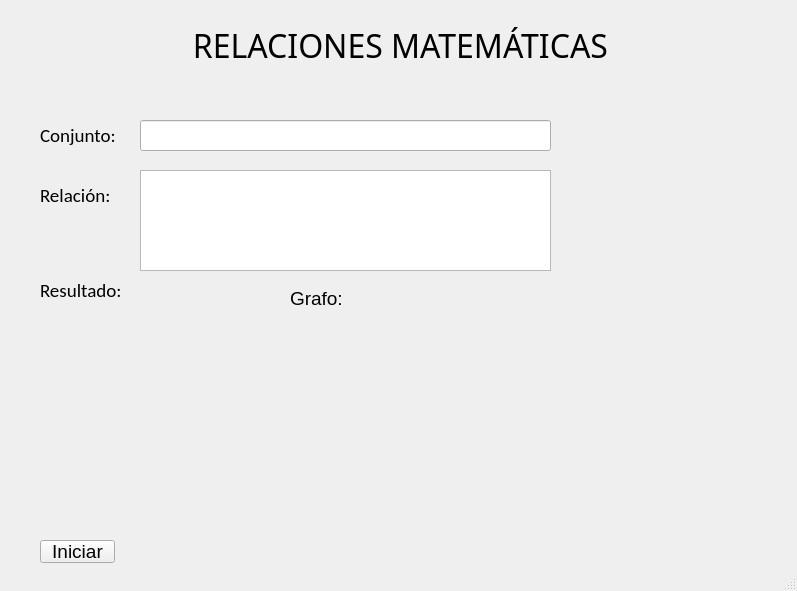
<?xml version="1.0" encoding="UTF-8"?>
<ui version="4.0">
 <class>MainWindow</class>
 <widget class="QMainWindow" name="MainWindow">
  <property name="geometry">
   <rect>
    <x>0</x>
    <y>0</y>
    <width>797</width>
    <height>591</height>
   </rect>
  </property>
  <property name="windowTitle">
   <string>MainWindow</string>
  </property>
  <widget class="QWidget" name="centralwidget">
   <widget class="QLabel" name="background">
    <property name="geometry">
     <rect>
      <x>0</x>
      <y>0</y>
      <width>791</width>
      <height>581</height>
     </rect>
    </property>
    <property name="text">
     <string/>
    </property>
    <property name="pixmap">
     <pixmap>../../Pictures/minimalistas/tree.jpg</pixmap>
    </property>
    <property name="scaledContents">
     <bool>true</bool>
    </property>
   </widget>
   <widget class="QLabel" name="title">
    <property name="geometry">
     <rect>
      <x>140</x>
      <y>20</y>
      <width>521</width>
      <height>51</height>
     </rect>
    </property>
    <property name="font">
     <font>
      <family>Calibri Light</family>
      <pointsize>24</pointsize>
     </font>
    </property>
    <property name="text">
     <string>RELACIONES MATEMÁTICAS</string>
    </property>
    <property name="alignment">
     <set>Qt::AlignCenter</set>
    </property>
   </widget>
   <widget class="QLabel" name="conjunto">
    <property name="geometry">
     <rect>
      <x>40</x>
      <y>120</y>
      <width>101</width>
      <height>31</height>
     </rect>
    </property>
    <property name="font">
     <font>
      <family>Calibri</family>
      <pointsize>14</pointsize>
     </font>
    </property>
    <property name="text">
     <string>Conjunto: </string>
    </property>
   </widget>
   <widget class="QLabel" name="relacion">
    <property name="geometry">
     <rect>
      <x>40</x>
      <y>180</y>
      <width>101</width>
      <height>31</height>
     </rect>
    </property>
    <property name="font">
     <font>
      <family>Calibri</family>
      <pointsize>14</pointsize>
     </font>
    </property>
    <property name="text">
     <string>Relación:</string>
    </property>
   </widget>
   <widget class="QLineEdit" name="entrada_conjunto">
    <property name="geometry">
     <rect>
      <x>140</x>
      <y>120</y>
      <width>411</width>
      <height>31</height>
     </rect>
    </property>
   </widget>
   <widget class="QTextEdit" name="entrada_relacion">
    <property name="geometry">
     <rect>
      <x>140</x>
      <y>170</y>
      <width>411</width>
      <height>101</height>
     </rect>
    </property>
   </widget>
   <widget class="QLabel" name="resultado">
    <property name="geometry">
     <rect>
      <x>40</x>
      <y>280</y>
      <width>91</width>
      <height>21</height>
     </rect>
    </property>
    <property name="font">
     <font>
      <family>Calibri</family>
      <pointsize>14</pointsize>
     </font>
    </property>
    <property name="text">
     <string>Resultado:</string>
    </property>
   </widget>
   <widget class="QLabel" name="salida_relacion">
    <property name="geometry">
     <rect>
      <x>20</x>
      <y>310</y>
      <width>151</width>
      <height>211</height>
     </rect>
    </property>
    <property name="font">
     <font>
      <family>Calibri</family>
      <pointsize>12</pointsize>
     </font>
    </property>
    <property name="text">
     <string/>
    </property>
   </widget>
   <widget class="QLabel" name="grafo">
    <property name="geometry">
     <rect>
      <x>290</x>
      <y>290</y>
      <width>61</width>
      <height>16</height>
     </rect>
    </property>
    <property name="font">
     <font>
      <pointsize>14</pointsize>
     </font>
    </property>
    <property name="text">
     <string>Grafo:</string>
    </property>
   </widget>
   <widget class="QLabel" name="salida_grafo">
    <property name="geometry">
     <rect>
      <x>270</x>
      <y>320</y>
      <width>301</width>
      <height>261</height>
     </rect>
    </property>
    <property name="font">
     <font>
      <family>Calibri</family>
      <pointsize>12</pointsize>
     </font>
    </property>
    <property name="text">
     <string/>
    </property>
   </widget>
   <widget class="QPushButton" name="iniciar">
    <property name="geometry">
     <rect>
      <x>40</x>
      <y>540</y>
      <width>75</width>
      <height>23</height>
     </rect>
    </property>
    <property name="font">
     <font>
      <pointsize>14</pointsize>
     </font>
    </property>
    <property name="text">
     <string>Iniciar</string>
    </property>
   </widget>
  </widget>
  <widget class="QStatusBar" name="statusbar"/>
 </widget>
 <resources/>
 <connections/>
</ui>
